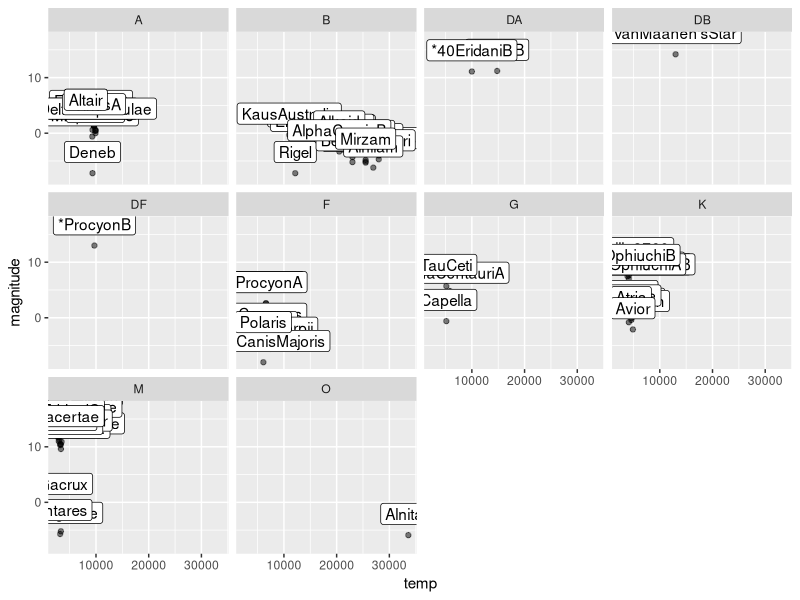

Write the R code that produced this figure. (Note: this script raises an error after producing the figure.)
library(tidyverse)
library(dplyr)
library(dslabs)
data(stars)
options(digits = 3)   # report 3 significant digits
#w <- subset( stars, !grepl("^D", type) & (temp < 4000))
#c <- mean(w$temp)
#print(c)
ggplot(stars, aes(x = temp, y = magnitude)) +
  geom_point(alpha = 0.5) +
  facet_wrap(~type) +
  geom_label(aes(label = star), vjust = -0.5)
  scale_y_reverse() +
  scale_x_reverse(trans = "log10")

# white dwarfs numbers
w <- stars %>% filter(grepl("^D", type))
